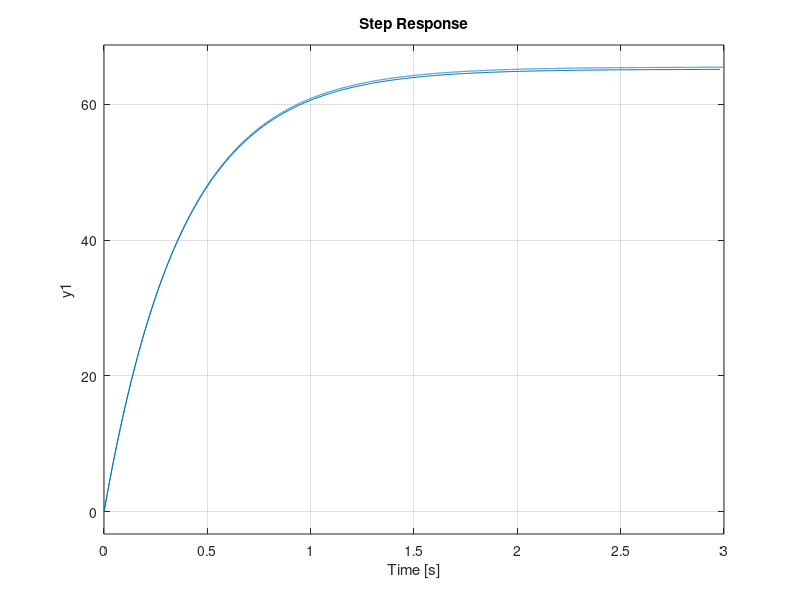

MATLAB code for this plot:
clear all;

% with noise
fileID0 = fopen('ubc_motor_step_response.txt','r');
formatSpec = '%f %f %f';
sizeA = [3 inf];
A = fscanf(fileID0,formatSpec,sizeA);
A = A';
fclose(fileID0);
timeVec = 0;
angleVec = 0;
voltVec = 0;

for i=2:(size(A,1)-1)
    if(A(i,1)>A(i-1,1))
        timeVec = [timeVec; A(i,1)];
        angleVec = [angleVec; A(i,2)];
        voltVec = [voltVec; A(i,3)];
    end
end

timeVec=timeVec(1:300);
angleVec=angleVec(1:300)*(pi/180);
voltVec=voltVec(1:300);
speedVec = diff(angleVec)./diff(timeVec);

timeVec = timeVec(1:299);
speedVec = speedVec - mean(speedVec(101:299));

R=2.768;
L=0.0019;
J=2.92*10^(-5);
Kt=0.01401;
Ke=0.0152;
B=3.58*10^(-7);
s = tf('s');
secOrderXF = (Kt/(L*J))/(s^2 + (B/J+R/L)*s + (R*B+Kt*Ke)/(L*J));
plot(timeVec, (121.8-121.8*exp(-2.66*timeVec))*0.535);
hold on;
step(secOrderXF);